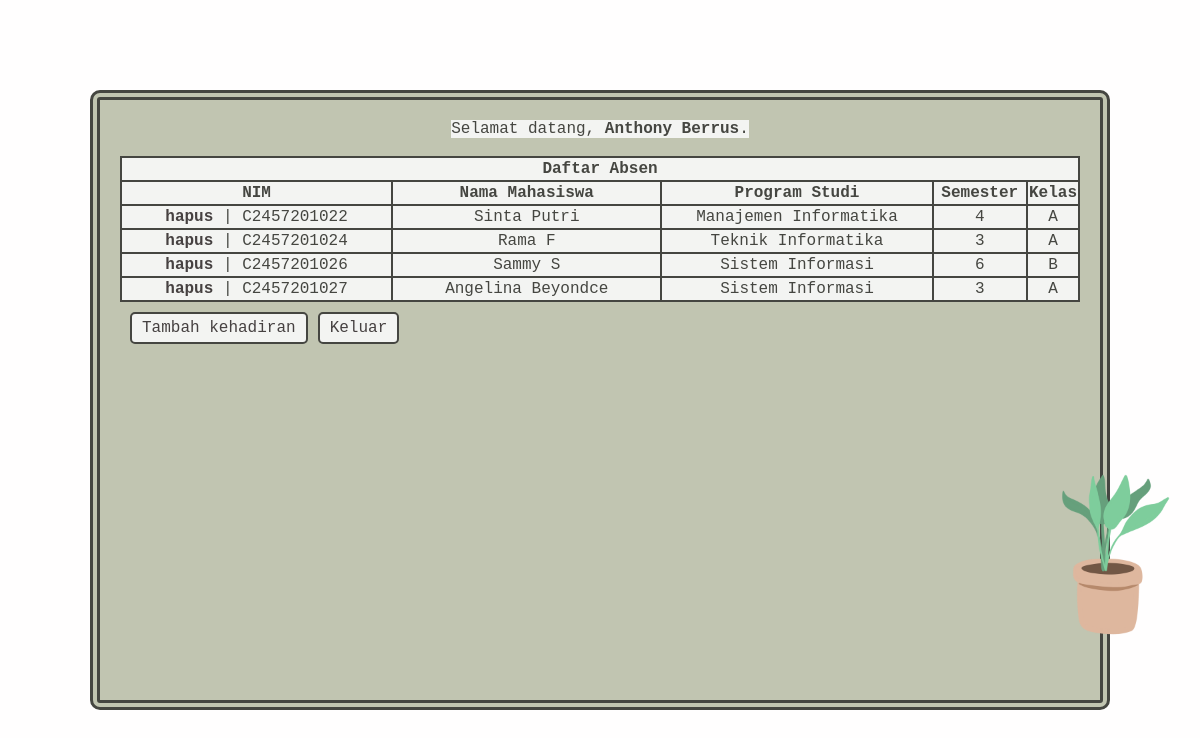
The app's page /v2/tdosen/dosen-table.php (signed in) with its own data.
### tables this page shows
CREATE TABLE IF NOT EXISTS `absen_mahasiswa` (
  `nim` varchar(20) NOT NULL,
  `password` varchar(20) NOT NULL,
  `nama` varchar(50) NOT NULL,
  `prodi` varchar(50) NOT NULL,
  `semester` int(2) NOT NULL,
  `kelas` text NOT NULL,
  `kehadiran` int(1) NOT NULL,
  PRIMARY KEY (`nim`)
);

### v2/tdosen/dosen-table.php (the view, shortened to what this page needs)
<?php
  include_once('../config_table.php');
  $result = mysqli_query ($mysqli, "select * from absen_mahasiswa where kehadiran = 0 order by nim asc");
?>
<!DOCTYPE html>
<html>
  <head>
   <link rel="stylesheet" href="dosen-table-style.css">
  </head>
  <body>
    <div id="main">
      <?php
        echo "<span id='greeting'>Selamat datang, <b>".$_SESSION['nama']."</b>.</span><br><br>";
      ?>
      <img src="plant3.png">
      <table>
        <tr>
          <th colspan="5">
            Daftar Absen
          </th>
        </tr>
        <tr>
          <th>NIM</th>
          <th>Nama Mahasiswa</th>
          <th>Program Studi</th>
          <th>Semester</th>
          <th>Kelas</th>
        </tr>
        <tr>
          <?php
           while ($user_data = mysqli_fetch_array($result)) {
            echo "<tr>";
            echo "<td> <b><a href='remove.php?nim=".$user_data['nim']."'>hapus</a></b> | ".$user_data['nim']."</td>";
            echo "<td>".$user_data['nama']."</td>";
            echo "<td>".$user_data['prodi']."</td>";
            echo "<td>".$user_data['semester']."</td>";
            echo "<td>".$user_data['kelas']."</td>";
            echo "</tr>";
           }
          ?>
        </tr>
      </table>
      <div class='nav'>
      <a class='button-style' href='attend.php'>Tambah kehadiran</a>
      <a class='button-style' href='../exit.php'>Keluar</a>
      </div>
    </div>
  </body>
</html>

### v2/tdosen/dosen-table-style.css (style rules this page uses)
* { font-family: 'Courier New', Courier, monospace; }
html, body { font-family: 'Courier New', Courier, monospace; margin: 0; padding: 0; height: 100%; }
html { margin: 0; padding: 0; }
a { color: rgb(70, 65, 65); text-decoration: none; }
body { background-image: url(../bg.jpg); background-color: rgba(255, 253, 253, 0.518); background-blend-mode: lighten; background-size: 200px 150px; background-repeat: repeat; display: flex; justify-content: center; align-items: center; }
table { color: rgb(69, 70, 65); background-color: rgb(243, 244, 242); text-align: center; width: 100%; border: 2px solid rgb(69, 70, 65); border-collapse: collapse; }
th,td { color: rgb(69, 70, 65); background-color: rgb(243, 244, 242); text-align: center; width: 30%; padding: 2px 1px; border: 2px solid rgb(69, 70, 65); border-collapse: collapse; }
img { height: 200px; width: auto; position: absolute; margin-left: 34vw; margin-top: 37vh; }
#main { background-color: rgb(193, 197, 177); border: double rgb(69, 70, 65) 10px; border-radius: 10px; height: 70vh; width: 80vw; padding: 20px ; text-align: center; align-items: center; justify-content: center; }
#greeting { color: rgb(69, 70, 65); background-color: rgb(243, 244, 242); }
.nav { display: flex; flex-direction: row; }
.button-style { background-color: rgb(243, 244, 242); border: 2px solid rgb(69, 70, 65); border-radius: 5px; margin-top: 10px; margin-left: 10px; padding: 5px 10px; transition: 0.5s; }

### records on screen
absen_mahasiswa: nim "C2457201022", nama "Sinta Putri", prodi "Manajemen Informatika", semester "4", kelas "A"
absen_mahasiswa: nim "C2457201024", nama "Rama F", prodi "Teknik Informatika", semester "3", kelas "A"
absen_mahasiswa: nim "C2457201026", nama "Sammy S", prodi "Sistem Informasi", semester "6", kelas "B"
absen_mahasiswa: nim "C2457201027", nama "Angelina Beyondce", prodi "Sistem Informasi", semester "3", kelas "A"

### other values on screen
$_SESSION['nama'] "Anthony Berrus"
